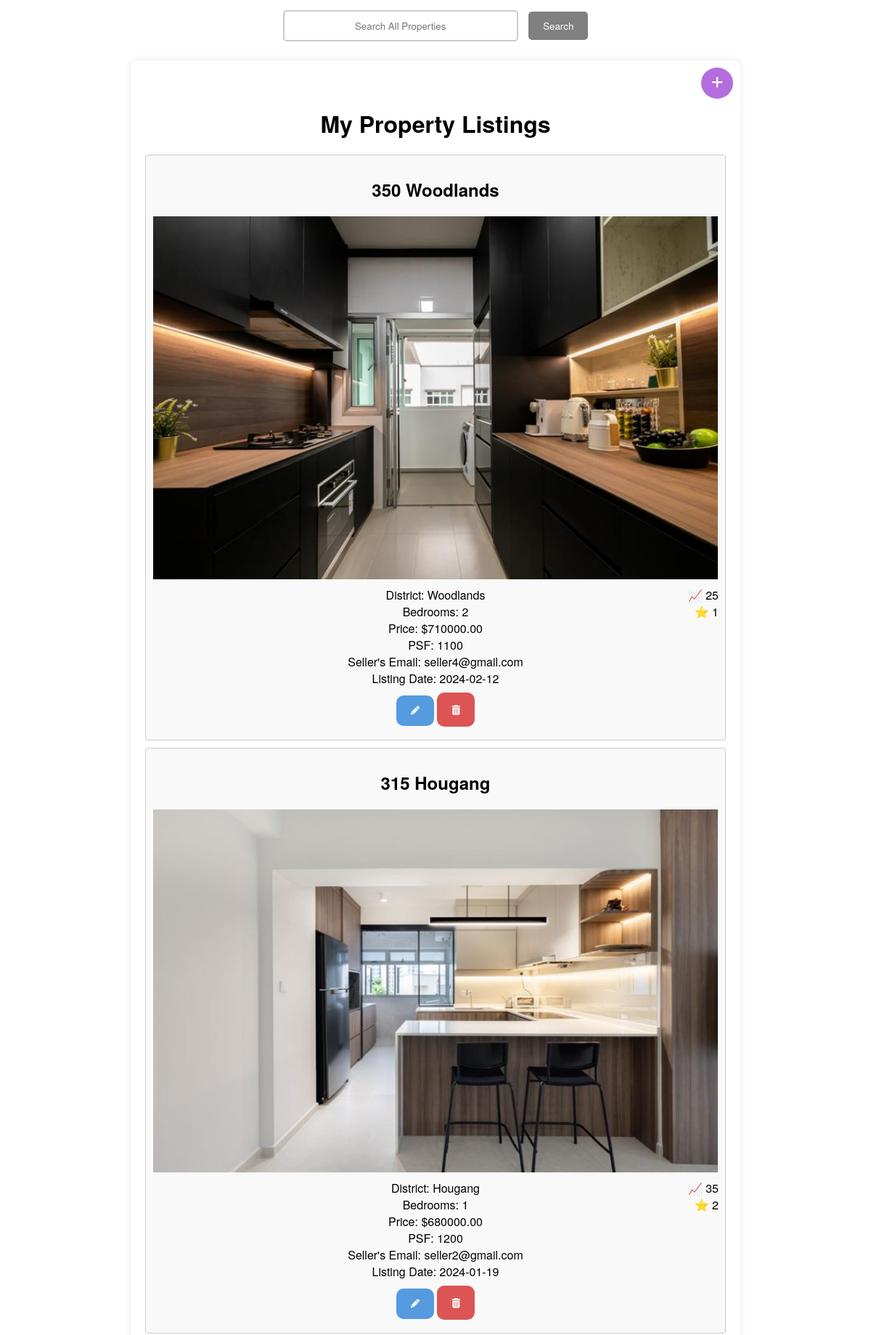
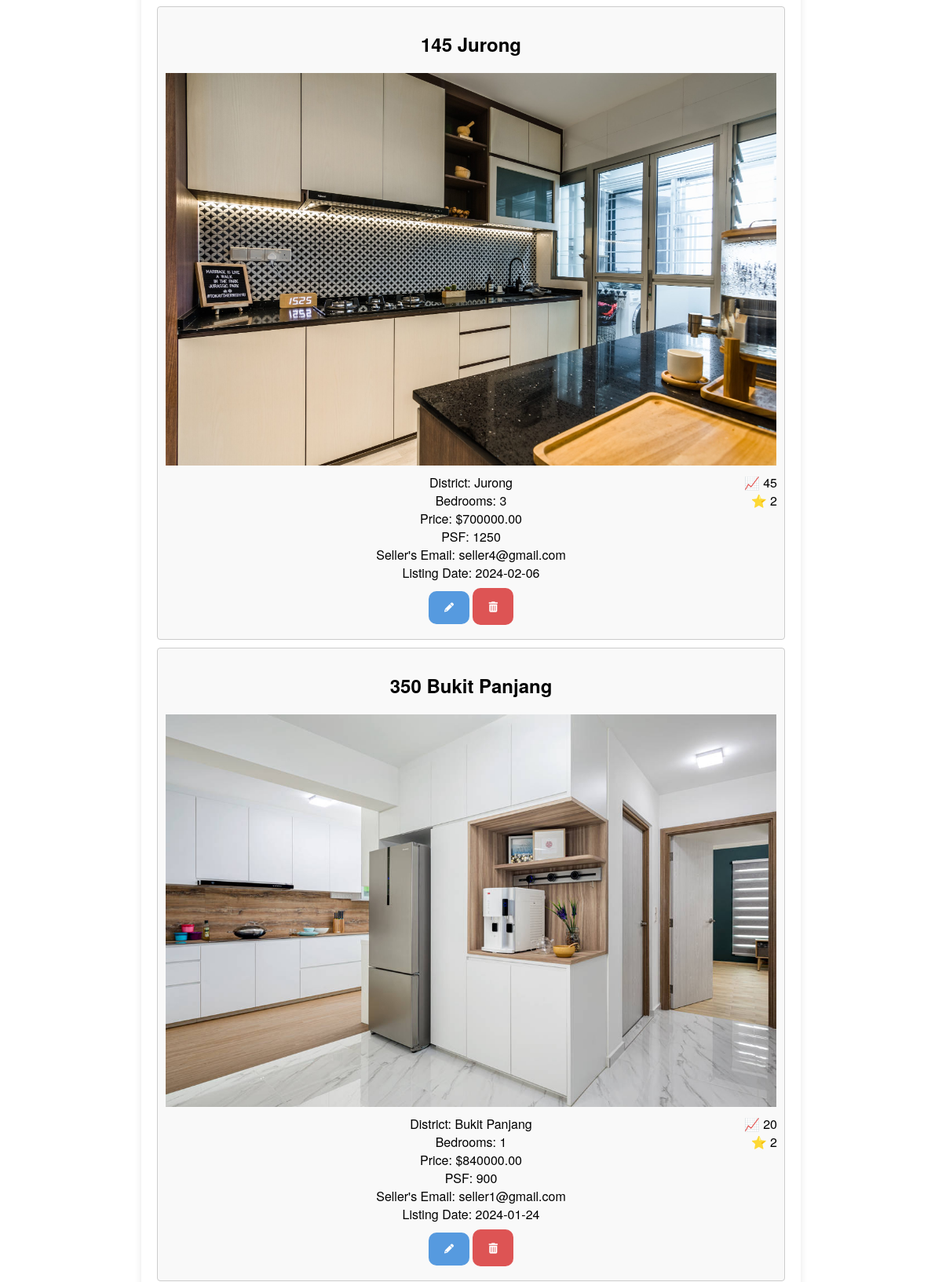
Page /REA_properties (signed in, upper part) on the committed database (2 pictures, top to bottom).
### app/entity/models.py (models this page shows, shortened)
class Property(Base):
    __tablename__ = "Property"
    ID = Column(Integer, primary_key=True)
    user_id = Column(Integer)
    propertyname = Column(String)
    propertytype = Column(String)
    district = Column(String)
    bedroom_no = Column(Integer)
    price = Column(Float)
    psf = Column(Integer)
    selleremail = Column(String)
    listing_date = Column(Date)
    date_sold = Column(Date)
    image_url = Column(String)
    sold = Column(Boolean)
    view_count = Column(Integer, default=0)
    saves = Column(Integer, default=0)
    def get_property_id(self):
        return self.ID
    def get_REAproperties(user_id):
        properties = session.query(Property).filter_by(user_id=user_id).all()
        return properties

### app/boundary/propertyBoundary.py (the view)
    @propBP.route('/REA_properties')
    def REA_view_properties():
        result = loginController.dashboard()
        user = result.get('user')
        properties = REAPropertiesController.REA_viewProperties()
        return render_template('REAgent/REA_properties.html', properties=properties,user = user)

### app/control/loginController.py (called while the page is built)
    def dashboard():
        if 'user_id' in session:
            user_id = session['user_id']
            user = User.dashboard(user_id)
            if user:
                return {'template': '/login/dashboard.html', 'user': user}
        return {'redirect': '/login'}

### app/control/propertyController.py (called while the page is built)
    def REA_viewProperties():
        try:
            user_id = flask_session['user_id']
            properties = Property.get_REAproperties(user_id)
            return properties
        except Exception as e:
            print("Error retrieving property listings:", str(e))

### app/entity/models.py (called while the page is built)
    def dashboard(user_id):
        user = session.query(User).filter_by(user_id=user_id).first()
        return user

### app/templates/REAgent/REA_properties.html (shortened to what this page needs)
<!DOCTYPE html>
<html lang="en">
<head>
    <link rel="stylesheet" href="https://cdnjs.cloudflare.com/ajax/libs/font-awesome/6.0.0-beta3/css/all.min.css">
</head>
<body>
            <div class="search-bar">
                <form id="searchForm" method="POST" action = "/searchPropertiesREA">
                    <input type="text" name="query" id="searchPlaceholder" placeholder="Search All Properties">
                    <button type="submit">Search</button>
                </form>
            </div>
    <div class="container">
        <a href="/create_property" class="create-btn"><i class="fa-solid fa-plus"></i></a>
        <br>
        <h1>My Property Listings</h1>
        <ul class="property-list">
            {% for property in properties|sort(attribute='sold') %}
            <li class="property-item">
                <h2>{{ property.propertyname }}</h2>
                {% if property.date_sold %}
                <div class="container2">
                    <img src="{{ property.image_url }}" alt="{{ property.propertyname }} image" class="property-image">
                    <div class="sold">SOLD</div>
                </div>
                {% else %}
                <img src="{{ property.image_url }}" alt="{{ property.propertyname }} image" class="property-image">
                {% endif %}
                <div class="views-saves">
                    📈 {{ property.view_count }}<br>
                    ⭐️ {{ property.saves }}
                </div>
                District: {{ property.district }}<br>
                Bedrooms: {{ property.bedroom_no }}<br>
                Price: ${{ '%.2f' | format(property.price) }}<br>
                PSF: {{ property.psf }}<br>
                Seller's Email: {{ property.selleremail }}<br>
                Listing Date: {{ property.listing_date }}<br>
                {% if property.date_sold %}
                <strong>Date Sold: {{ property.date_sold }}</strong><br>
                {% else %}
                <a href="/update_property/{{ property.get_property_id() }}" class="update-btn"><i
                        class="fa-solid fa-pencil"></i></a>
                <button class="modal-btn"
                    onclick="document.getElementById('myModal_{{ property.get_property_id() }}').style.display='block'"><i
                        class="fa-solid fa-trash-can"></i></button>
                {% endif %}
            </li>
            {% endfor %}
        </ul>
    </div>
</body>
</html>

### app/templates/REAgent/REA_properties.html (style rules this page uses)
* { font-family: "Helvetica Neue", Helvetica, Arial, sans-serif; text-align: center; }
.container { max-width: 800px; margin: 20px auto; padding: 20px; background-color: #fff; border-radius: 8px; box-shadow: 0 0 10px rgba(0, 0, 0, 0.1); position: relative; }
h1 { margin-bottom: 20px; }
.create-btn { position: absolute; top: 10px; right: 10px; font-size: 18px; font-family: sans-serif; display: inline-block; padding: 11px 14px; border: none; border-radius: 50%; cursor: pointer; background-color: #b46ddd; color: white; text-decoration: none; }
.property-list { list-style-type: none; padding: 0; }
.property-item { border: 1px solid #ccc; border-radius: 4px; padding: 10px; margin-bottom: 10px; background-color: #f9f9f9; }
.property-image { max-width: 100%; width: 800px; display: block; margin: 0 auto; height: 500px; margin-bottom: 10px; }
.views-saves { position: absolute; right: 30px; text-align: right; }
.update-btn { font-size: 12px; font-family: sans-serif; display: inline-block; padding: 14px 20px; border: none; border-radius: 10px; cursor: pointer; background-color: #569adf; color: white; text-decoration: none; }
button { padding: 14px 20px; margin: 8px 0; border: none; border-radius: 10px; cursor: pointer; background-color: #dd5454; color: white; }
.search-bar { display: flex; align-items: center; justify-content: center; margin-bottom: 20px; }
.search-bar input[type="text"] { padding: 10px; border: 2px solid #ccc; border-radius: 5px; outline: none; width: 300px; }
.search-bar button { background-color: #808080; color: #fff; border: none; border-radius: 5px; padding: 10px 20px; margin-left: 10px; cursor: pointer; }

### rows in the picture
Property: propertyname "350 Woodlands", image_url (picture), view_count "25", saves "1", district "Woodlands", bedroom_no "2", price "710000.00", psf "1100", selleremail "seller4@gmail.com", listing_date "2024-02-12"
Property: propertyname "315 Hougang", image_url (picture), view_count "35", saves "2", district "Hougang", bedroom_no "1", price "680000.00", psf "1200", selleremail "seller2@gmail.com", listing_date "2024-01-19"
Property: propertyname "145 Jurong", image_url (picture), view_count "45", saves "2", district "Jurong", bedroom_no "3", price "700000.00", psf "1250", selleremail "seller4@gmail.com", listing_date "2024-02-06"
Property: propertyname "350 Bukit Panjang", image_url (picture), view_count "20", saves "2", district "Bukit Panjang", bedroom_no "1", price "840000.00", psf "900", selleremail "seller1@gmail.com", listing_date "2024-01-24"
